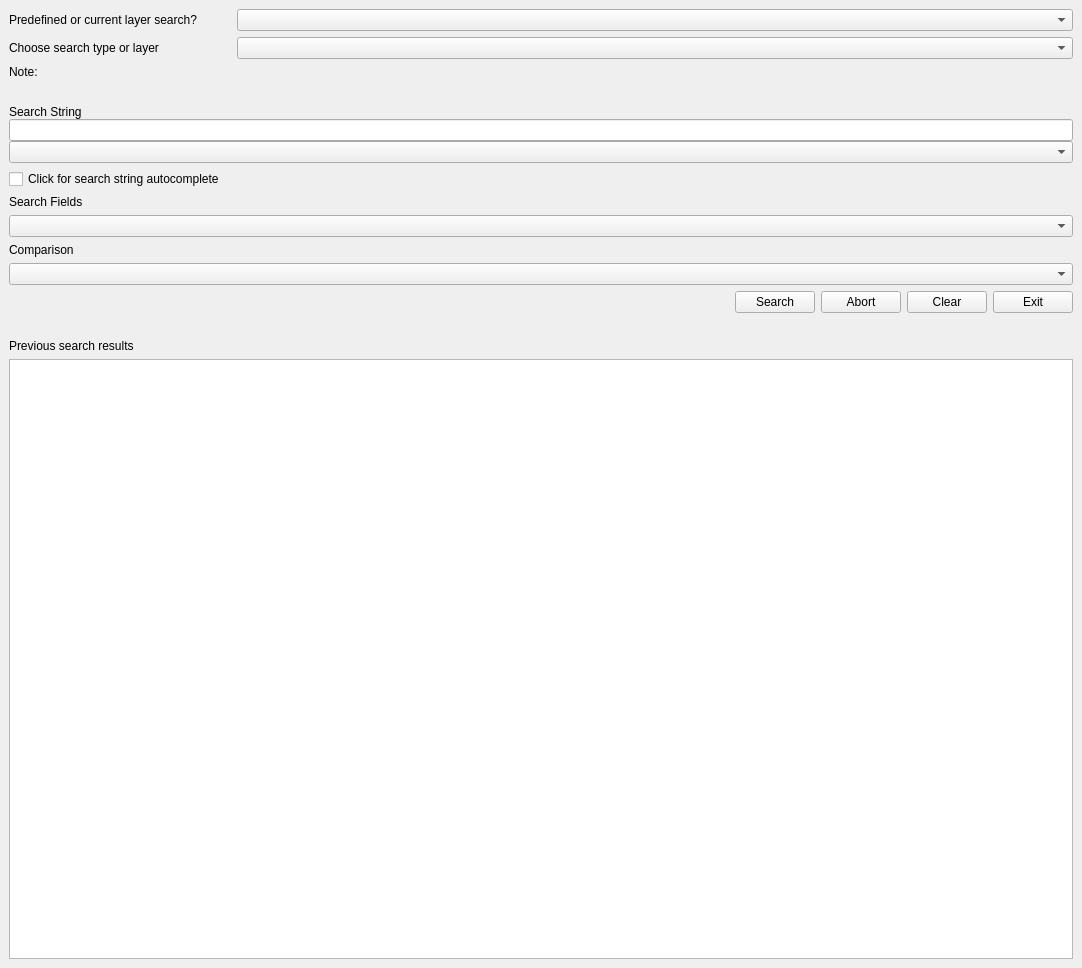
<?xml version="1.0" encoding="UTF-8"?>
<ui version="4.0">
 <class>Search_CustomDockWidgetBase</class>
 <widget class="QDockWidget" name="Search_CustomDockWidgetBase">
  <property name="geometry">
   <rect>
    <x>0</x>
    <y>0</y>
    <width>1082</width>
    <height>968</height>
   </rect>
  </property>
  <property name="windowTitle">
   <string>NGSC Search</string>
  </property>
  <widget class="QWidget" name="dockWidgetContents">
   <layout class="QGridLayout" name="gridLayout">
    <item row="9" column="0">
     <widget class="QLabel" name="label_3">
      <property name="text">
       <string>Search Fields</string>
      </property>
     </widget>
    </item>
    <item row="10" column="0" colspan="3">
     <widget class="QComboBox" name="searchFieldComboBox"/>
    </item>
    <item row="11" column="0">
     <widget class="QLabel" name="label_5">
      <property name="text">
       <string>Comparison</string>
      </property>
     </widget>
    </item>
    <item row="2" column="2">
     <widget class="QComboBox" name="layerListComboBox"/>
    </item>
    <item row="13" column="2">
     <layout class="QHBoxLayout" name="horizontalLayout_2">
      <item>
       <spacer name="horizontalSpacer">
        <property name="orientation">
         <enum>Qt::Horizontal</enum>
        </property>
        <property name="sizeHint" stdset="0">
         <size>
          <width>40</width>
          <height>20</height>
         </size>
        </property>
       </spacer>
      </item>
      <item>
       <widget class="QPushButton" name="searchButton">
        <property name="text">
         <string>Search</string>
        </property>
       </widget>
      </item>
      <item>
       <widget class="QPushButton" name="stopButton">
        <property name="text">
         <string>Abort</string>
        </property>
       </widget>
      </item>
      <item>
       <widget class="QPushButton" name="clearButton">
        <property name="text">
         <string>Clear</string>
        </property>
       </widget>
      </item>
      <item>
       <widget class="QPushButton" name="doneButton">
        <property name="text">
         <string>Exit</string>
        </property>
       </widget>
      </item>
     </layout>
    </item>
    <item row="16" column="0" colspan="3">
     <widget class="QTableWidget" name="resultsTable"/>
    </item>
    <item row="8" column="0">
     <widget class="QCheckBox" name="suggestionsChecked">
      <property name="text">
       <string>Click for search string autocomplete</string>
      </property>
     </widget>
    </item>
    <item row="2" column="0">
     <widget class="QLabel" name="label_2">
      <property name="text">
       <string>Choose search type or layer</string>
      </property>
     </widget>
    </item>
    <item row="1" column="0">
     <widget class="QLabel" name="label_4">
      <property name="text">
       <string>Predefined or current layer search?</string>
      </property>
     </widget>
    </item>
    <item row="3" column="0" colspan="3">
     <widget class="QLabel" name="searchString">
      <property name="minimumSize">
       <size>
        <width>0</width>
        <height>0</height>
       </size>
      </property>
      <property name="text">
       <string>Note:</string>
      </property>
      <property name="alignment">
       <set>Qt::AlignLeading|Qt::AlignLeft|Qt::AlignTop</set>
      </property>
     </widget>
    </item>
    <item row="1" column="2">
     <widget class="QComboBox" name="chooseType"/>
    </item>
    <item row="7" column="0" colspan="3">
     <layout class="QVBoxLayout" name="verticalLayout">
      <property name="spacing">
       <number>0</number>
      </property>
      <item>
       <spacer name="horizontalSpacer_2">
        <property name="orientation">
         <enum>Qt::Horizontal</enum>
        </property>
        <property name="sizeHint" stdset="0">
         <size>
          <width>40</width>
          <height>20</height>
         </size>
        </property>
       </spacer>
      </item>
      <item>
       <widget class="QLabel" name="label">
        <property name="text">
         <string>Search String</string>
        </property>
       </widget>
      </item>
      <item>
       <widget class="QLineEdit" name="findStringEdit">
        <property name="layoutDirection">
         <enum>Qt::LeftToRight</enum>
        </property>
       </widget>
      </item>
      <item>
       <widget class="QComboBox" name="autocompleteComboBox">
        <property name="enabled">
         <bool>true</bool>
        </property>
       </widget>
      </item>
     </layout>
    </item>
    <item row="12" column="0" colspan="3">
     <widget class="QComboBox" name="comparisonComboBox"/>
    </item>
    <item row="14" column="0" colspan="3">
     <spacer name="horizontalSpacer_3">
      <property name="orientation">
       <enum>Qt::Horizontal</enum>
      </property>
      <property name="sizeHint" stdset="0">
       <size>
        <width>40</width>
        <height>20</height>
       </size>
      </property>
     </spacer>
    </item>
    <item row="15" column="0">
     <widget class="QLabel" name="label_6">
      <property name="text">
       <string>Previous search results</string>
      </property>
     </widget>
    </item>
    <item row="15" column="1" colspan="2">
     <widget class="QLabel" name="resultsLabel">
      <property name="text">
       <string/>
      </property>
     </widget>
    </item>
   </layout>
  </widget>
 </widget>
 <resources/>
 <connections/>
</ui>
